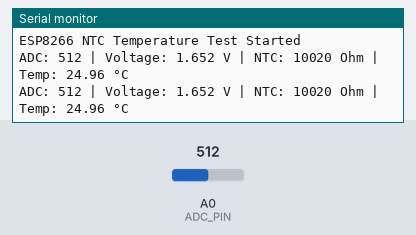
A program run on a simulated ESP8266 (NodeMCU). Parts: the last lines printed to the serial monitor. The test bench sets the inputs (shaded band); at power-on: A0 (ADC_PIN) = 512.

Above: at 2.2 s.
2.3 s: A0 (ADC_PIN) set to 1023
At 3.8 s:
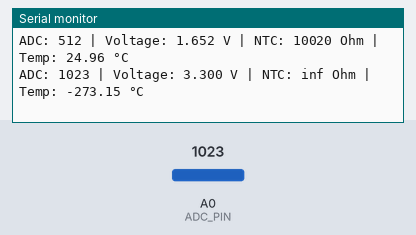
5.5 s: A0 (ADC_PIN) set to 900
At 6.7 s:
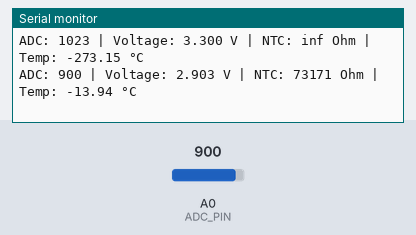

The program:

main.cpp
```cpp
/***************************************************
 * ESP8266 NTC Temperature Test Code
 * 10k NTC (B=3950), 10k Series Resistor
 * Works with NodeMCU / ESP-12
 ***************************************************/

#include <Arduino.h>

// ---------- USER CONFIG ----------
#define ADC_PIN A0

const float VCC = 3.3;        // Supply voltage
const float R_FIXED = 10000;  // 10k resistor
const float R_NTC_25 = 10000; // NTC resistance at 25°C
const float BETA = 3950;      // Beta value of NTC
// ---------------------------------

void setup() {
  Serial.begin(115200);
  delay(1000);
  Serial.println("\nESP8266 NTC Temperature Test Started");
}

void loop() {

  // 1️⃣ Read ADC
  int adcRaw = analogRead(ADC_PIN);   // 0–1023

  // 2️⃣ Convert ADC to voltage
  float voltage = (adcRaw / 1023.0) * VCC;

  // 3️⃣ Calculate NTC resistance
  float rNTC = R_FIXED * voltage / (VCC - voltage);

  // 4️⃣ Temperature calculation (Beta equation)
  float tempK = 1.0 / (
    (1.0 / 298.15) +
    (1.0 / BETA) * log(rNTC / R_NTC_25)
  );

  float tempC = tempK - 273.15;

  // 5️⃣ Print results
  Serial.print("ADC: ");
  Serial.print(adcRaw);

  Serial.print(" | Voltage: ");
  Serial.print(voltage, 3);
  Serial.print(" V");

  Serial.print(" | NTC: ");
  Serial.print(rNTC, 0);
  Serial.print(" Ohm");

  Serial.print(" | Temp: ");
  Serial.print(tempC, 2);
  Serial.println(" °C");

  delay(1000);
}
```

Measured:
- after the input at 2.3 s, the serial monitor: prints a new line after 0.70 s (image 1)
- after the input at 5.5 s, the serial monitor: prints a new line after 0.51 s (image 2)
